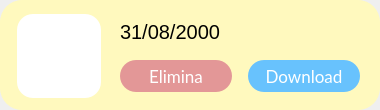
<?xml version="1.0" encoding="UTF-8"?>
<ui version="4.0">
 <class>Form</class>
 <widget class="QWidget" name="Form">
  <property name="geometry">
   <rect>
    <x>0</x>
    <y>0</y>
    <width>380</width>
    <height>110</height>
   </rect>
  </property>
  <property name="windowTitle">
   <string>Form</string>
  </property>
  <widget class="QWidget" name="BackupWidget" native="true">
   <property name="geometry">
    <rect>
     <x>0</x>
     <y>0</y>
     <width>380</width>
     <height>110</height>
    </rect>
   </property>
   <property name="minimumSize">
    <size>
     <width>380</width>
     <height>110</height>
    </size>
   </property>
   <property name="maximumSize">
    <size>
     <width>3808</width>
     <height>110</height>
    </size>
   </property>
   <property name="styleSheet">
    <string notr="true">border-radius: 22px;
background-color:#fff9be;
border-width:0px;</string>
   </property>
   <widget class="QLabel" name="immagineLabel_19">
    <property name="geometry">
     <rect>
      <x>17</x>
      <y>14</y>
      <width>84</width>
      <height>84</height>
     </rect>
    </property>
    <property name="sizePolicy">
     <sizepolicy hsizetype="MinimumExpanding" vsizetype="MinimumExpanding">
      <horstretch>0</horstretch>
      <verstretch>0</verstretch>
     </sizepolicy>
    </property>
    <property name="minimumSize">
     <size>
      <width>84</width>
      <height>84</height>
     </size>
    </property>
    <property name="maximumSize">
     <size>
      <width>84</width>
      <height>84</height>
     </size>
    </property>
    <property name="styleSheet">
     <string notr="true">border-radius: 16px;
background-color: rgba(255, 255, 255, 255);</string>
    </property>
    <property name="text">
     <string/>
    </property>
    <property name="pixmap">
     <pixmap resource="res/res.qrc">:/icons/save_FILL1_wght600_GRAD200_opsz48_risultato.png</pixmap>
    </property>
    <property name="scaledContents">
     <bool>true</bool>
    </property>
    <property name="alignment">
     <set>Qt::AlignCenter</set>
    </property>
    <property name="margin">
     <number>10</number>
    </property>
    <property name="indent">
     <number>10</number>
    </property>
   </widget>
   <widget class="QLabel" name="titoloLabel_8">
    <property name="geometry">
     <rect>
      <x>120</x>
      <y>16</y>
      <width>251</width>
      <height>31</height>
     </rect>
    </property>
    <property name="styleSheet">
     <string notr="true">font-size: 20px;
text-align: left;
background-color: rgba(255, 255, 255,0);
</string>
    </property>
    <property name="text">
     <string>31/08/2000</string>
    </property>
    <property name="alignment">
     <set>Qt::AlignLeading|Qt::AlignLeft|Qt::AlignVCenter</set>
    </property>
   </widget>
   <widget class="QLabel" name="immagineLabel_20">
    <property name="geometry">
     <rect>
      <x>330</x>
      <y>8</y>
      <width>32</width>
      <height>32</height>
     </rect>
    </property>
    <property name="sizePolicy">
     <sizepolicy hsizetype="MinimumExpanding" vsizetype="MinimumExpanding">
      <horstretch>0</horstretch>
      <verstretch>0</verstretch>
     </sizepolicy>
    </property>
    <property name="minimumSize">
     <size>
      <width>32</width>
      <height>32</height>
     </size>
    </property>
    <property name="maximumSize">
     <size>
      <width>84</width>
      <height>84</height>
     </size>
    </property>
    <property name="styleSheet">
     <string notr="true">
background-color: rgba(255, 255, 255, 0);</string>
    </property>
    <property name="text">
     <string/>
    </property>
    <property name="pixmap">
     <pixmap resource="res/res.qrc">:/icons/folder_open_FILL1_wght600_GRAD200_opsz48_risultato.png</pixmap>
    </property>
    <property name="scaledContents">
     <bool>true</bool>
    </property>
    <property name="alignment">
     <set>Qt::AlignCenter</set>
    </property>
    <property name="margin">
     <number>0</number>
    </property>
    <property name="indent">
     <number>0</number>
    </property>
   </widget>
   <widget class="QLabel" name="immagineLabel_21">
    <property name="geometry">
     <rect>
      <x>290</x>
      <y>8</y>
      <width>32</width>
      <height>32</height>
     </rect>
    </property>
    <property name="sizePolicy">
     <sizepolicy hsizetype="MinimumExpanding" vsizetype="MinimumExpanding">
      <horstretch>0</horstretch>
      <verstretch>0</verstretch>
     </sizepolicy>
    </property>
    <property name="minimumSize">
     <size>
      <width>32</width>
      <height>32</height>
     </size>
    </property>
    <property name="maximumSize">
     <size>
      <width>84</width>
      <height>84</height>
     </size>
    </property>
    <property name="styleSheet">
     <string notr="true">
background-color: rgba(255, 255, 255, 0);</string>
    </property>
    <property name="text">
     <string/>
    </property>
    <property name="pixmap">
     <pixmap resource="res/res.qrc">:/icons/cloud_upload_FILL1_wght600_GRAD200_opsz48_risultato.png</pixmap>
    </property>
    <property name="scaledContents">
     <bool>true</bool>
    </property>
    <property name="alignment">
     <set>Qt::AlignCenter</set>
    </property>
    <property name="margin">
     <number>0</number>
    </property>
    <property name="indent">
     <number>0</number>
    </property>
   </widget>
   <widget class="QPushButton" name="reduceButton">
    <property name="geometry">
     <rect>
      <x>248</x>
      <y>60</y>
      <width>112</width>
      <height>32</height>
     </rect>
    </property>
    <property name="font">
     <font>
      <family>Lato</family>
      <pointsize>13</pointsize>
      <weight>50</weight>
      <italic>false</italic>
      <bold>false</bold>
     </font>
    </property>
    <property name="cursor">
     <cursorShape>PointingHandCursor</cursorShape>
    </property>
    <property name="autoFillBackground">
     <bool>false</bool>
    </property>
    <property name="styleSheet">
     <string notr="true">QPushButton{
 background-color:rgb(104, 194, 253);
 border-style: solid;
 border-radius:16px;
color: rgb(255, 255, 255);
	font: 13pt &quot;Lato&quot;;
}

QPushButton::hover{


	border-color : rgb(15, 138, 204);
	color: white;
border-width:0;
}

QPushButton::pressed{
	border-color:rgb(104, 194, 253);
	border-width:2;
	background-color : white;
	color:rgb(104, 194, 253);
}
</string>
    </property>
    <property name="text">
     <string>Download</string>
    </property>
   </widget>
   <widget class="QPushButton" name="exitButton">
    <property name="geometry">
     <rect>
      <x>120</x>
      <y>60</y>
      <width>112</width>
      <height>32</height>
     </rect>
    </property>
    <property name="font">
     <font>
      <family>Lato</family>
      <pointsize>13</pointsize>
      <weight>50</weight>
      <italic>false</italic>
      <bold>false</bold>
     </font>
    </property>
    <property name="cursor">
     <cursorShape>PointingHandCursor</cursorShape>
    </property>
    <property name="autoFillBackground">
     <bool>false</bool>
    </property>
    <property name="styleSheet">
     <string notr="true">QPushButton{
 background-color:#e39797;
 border-style: solid;
 border-radius:16px;
color: rgb(255, 255, 255);
	font: 13pt &quot;Lato&quot;;
}

QPushButton::hover{


	border-color : rgb(15, 138, 204);
	color: white;
border-width:0;
}

QPushButton::pressed{
	border-color:#e39797;
	border-width:2;
	background-color : white;
	color:rgb(104, 194, 253);
}
</string>
    </property>
    <property name="text">
     <string>Elimina</string>
    </property>
   </widget>
  </widget>
 </widget>
 <resources>
  <include location="res/res.qrc"/>
 </resources>
 <connections/>
</ui>
